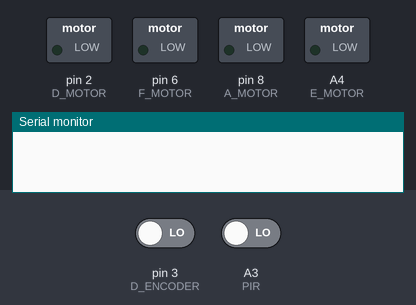
Bench run of a sketch on a simulated Arduino Uno, built with avr-gcc and run on an emulated ATmega328P. On the bench: switched loads named in the sketch (green lamp = pin HIGH), the last lines printed to the serial monitor. Inputs (shaded band) come from the test bench; at power-on: A3 (PIR) LOW, pin 3 (D_ENCODER) LOW.

Above: at 1.2 s.
1.3 s: A3 (PIR) driven HIGH
At 1.9 s:
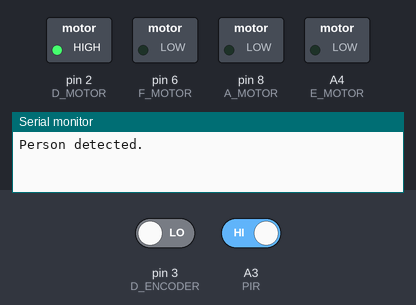
2.8 s: pin 3 (D_ENCODER) driven HIGH
Timing chart, 0 to 5.8 s (numbered marks = the images above; inputs shaded):
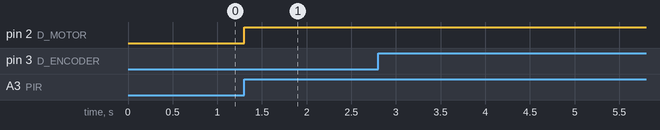

Measured:
- after the input at 1.3 s, pin 2 (D_MOTOR): LOW → HIGH at once

The sketch:

Chimes.ino
```cpp
/*
 * For the Make Apr2019 Live Build
 */

// NewPing is a classic arduino library for inexpensive rangefinders.
// If you've never downloaded it, you'll need to go into the Arduino menu
// at Sketch->Include Library->Manage Libraries and download it there.
#include "note.h"

#define D_MOTOR               2
#define D_ENCODER             3
#define E_MOTOR               A4
#define E_ENCODER             4
#define F_MOTOR               6
#define F_ENCODER             7
#define A_MOTOR               8
#define A_ENCODER             9
#define PIR                   A3

Note d4(D_MOTOR, D_ENCODER);
Note e4(E_MOTOR, E_ENCODER);
Note f4(F_MOTOR, F_ENCODER);
Note a5(A_MOTOR, A_ENCODER);


void setup() {
  Serial.begin(9600);
  pinMode(D_MOTOR, OUTPUT);
  pinMode(E_MOTOR, OUTPUT);
  pinMode(F_MOTOR, OUTPUT);
  pinMode(A_MOTOR, OUTPUT);
  pinMode(D_ENCODER, INPUT);
  pinMode(E_ENCODER, INPUT);
  pinMode(F_ENCODER, INPUT);
  pinMode(A_ENCODER, INPUT);
}

void loop() {
  if (digitalRead(PIR)) {
    Serial.println("Person detected.");
    // Start playing if someone gets within a foot of the rangefinder.
    play_song();
    // Don't play again if the person is still standing in front of the sensor.
    while (digitalRead(PIR)) ;
    Serial.println("Person no longer present, resetting.");
  }
}

void play_song() {
  d4.play(1000);
  d4.play(500);
  a5.play(250);
  a5.play(250);
  a5.play(750);
  a5.play(500);
  e4.play(750);
  f4.play(250);
  e4.play(500);
  d4.play(3000);
}
```

note.cpp
```cpp
#include "note.h"
#include "arduino.h"

Note::Note(int _motor_pin, int _encoder_pin) {
  motor_pin = _motor_pin;
  encoder_pin = _encoder_pin;
  pulse_count = 0;
}

void Note::play(int duration) {
  long start_time = millis();
  long end_time = start_time + duration;
  int reading = digitalRead(encoder_pin);
  int last_reading = reading;
  digitalWrite(motor_pin, HIGH);
  while (pulse_count < PULSES_PER_ROTATION) {
    reading = digitalRead(encoder_pin);
    if (reading == HIGH && last_reading == LOW) {
      pulse_count++;
      delay(PULSE_DEBOUNCE_DELAY);
      Serial.println(pulse_count);
    }
    last_reading = reading;
  }
  digitalWrite(motor_pin, LOW);
  pulse_count = 0;
  // Check for overshoot until it's time for the next note.
  while (millis() < end_time) {
    reading = digitalRead(encoder_pin);
    if (reading == HIGH && last_reading == LOW) {
      pulse_count++;
      delay(PULSE_DEBOUNCE_DELAY);
      Serial.println(pulse_count);
    }
    last_reading = reading;
  }
}
```

note.h
```cpp
#ifndef __note__
#define __note__

#define PULSES_PER_ROTATION   128
#define PULSE_DEBOUNCE_DELAY  5

class Note {
  public :
    Note(int motor_pin, int encoder_pin);
    void play(int duration);
  private:
    int motor_pin;
    int encoder_pin;
    int pulse_count;
};

#endif
```
